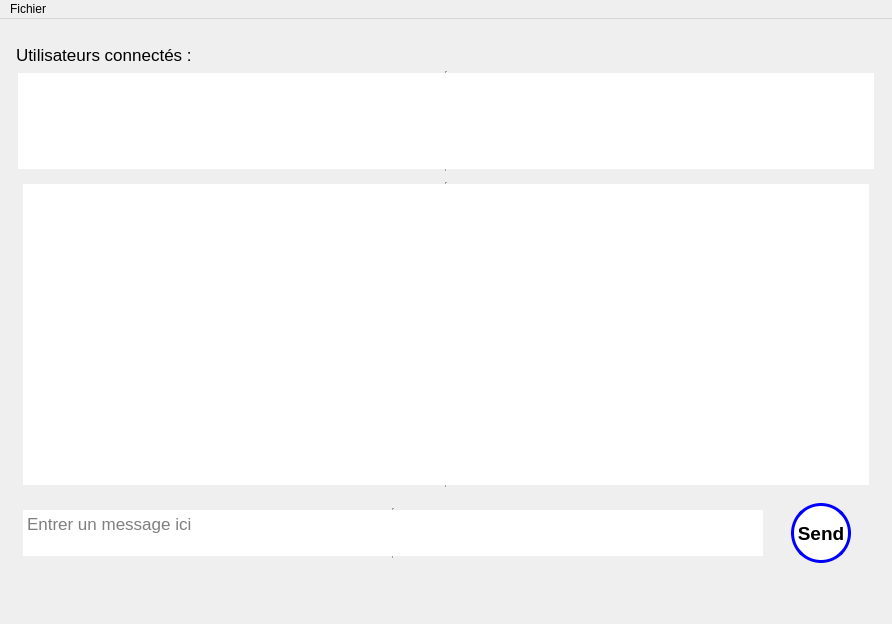
<?xml version="1.0" encoding="UTF-8"?>
<ui version="4.0">
 <class>PingChat_Gui</class>
 <widget class="QMainWindow" name="PingChat_Gui">
  <property name="geometry">
   <rect>
    <x>0</x>
    <y>0</y>
    <width>892</width>
    <height>624</height>
   </rect>
  </property>
  <property name="minimumSize">
   <size>
    <width>847</width>
    <height>624</height>
   </size>
  </property>
  <property name="windowTitle">
   <string>PingChat</string>
  </property>
  <widget class="QWidget" name="centralWidget">
   <layout class="QGridLayout" name="gridLayout">
    <item row="2" column="0" colspan="2">
     <layout class="QVBoxLayout" name="verticalLayout">
      <property name="leftMargin">
       <number>5</number>
      </property>
      <property name="topMargin">
       <number>5</number>
      </property>
      <property name="rightMargin">
       <number>5</number>
      </property>
      <property name="bottomMargin">
       <number>5</number>
      </property>
      <item>
       <spacer name="verticalSpacer_3">
        <property name="orientation">
         <enum>Qt::Vertical</enum>
        </property>
        <property name="sizeType">
         <enum>QSizePolicy::Ignored</enum>
        </property>
        <property name="sizeHint" stdset="0">
         <size>
          <width>941</width>
          <height>10</height>
         </size>
        </property>
       </spacer>
      </item>
      <item>
       <widget class="QLabel" name="user_label">
        <property name="font">
         <font>
          <pointsize>13</pointsize>
         </font>
        </property>
        <property name="text">
         <string>Utilisateurs connectés :</string>
        </property>
       </widget>
      </item>
      <item>
       <widget class="QListWidget" name="list_user_connected">
        <property name="minimumSize">
         <size>
          <width>0</width>
          <height>100</height>
         </size>
        </property>
        <property name="maximumSize">
         <size>
          <width>16777215</width>
          <height>100</height>
         </size>
        </property>
        <property name="font">
         <font>
          <pointsize>10</pointsize>
         </font>
        </property>
        <property name="frameShape">
         <enum>QFrame::VLine</enum>
        </property>
        <property name="editTriggers">
         <set>QAbstractItemView::NoEditTriggers</set>
        </property>
        <property name="flow">
         <enum>QListView::LeftToRight</enum>
        </property>
        <property name="spacing">
         <number>5</number>
        </property>
       </widget>
      </item>
      <item>
       <layout class="QHBoxLayout" name="horizontalLayout_2">
        <property name="leftMargin">
         <number>5</number>
        </property>
        <property name="topMargin">
         <number>5</number>
        </property>
        <property name="rightMargin">
         <number>5</number>
        </property>
        <property name="bottomMargin">
         <number>5</number>
        </property>
        <item>
         <widget class="QListView" name="listView">
          <property name="sizePolicy">
           <sizepolicy hsizetype="Expanding" vsizetype="Expanding">
            <horstretch>0</horstretch>
            <verstretch>0</verstretch>
           </sizepolicy>
          </property>
          <property name="minimumSize">
           <size>
            <width>0</width>
            <height>0</height>
           </size>
          </property>
          <property name="font">
           <font>
            <pointsize>10</pointsize>
           </font>
          </property>
          <property name="frameShape">
           <enum>QFrame::VLine</enum>
          </property>
         </widget>
        </item>
       </layout>
      </item>
      <item>
       <layout class="QHBoxLayout" name="horizontalLayout">
        <property name="leftMargin">
         <number>5</number>
        </property>
        <property name="topMargin">
         <number>5</number>
        </property>
        <property name="rightMargin">
         <number>5</number>
        </property>
        <property name="bottomMargin">
         <number>5</number>
        </property>
        <item>
         <widget class="QPlainTextEdit" name="plainTextEdit">
          <property name="sizePolicy">
           <sizepolicy hsizetype="Expanding" vsizetype="Fixed">
            <horstretch>0</horstretch>
            <verstretch>0</verstretch>
           </sizepolicy>
          </property>
          <property name="minimumSize">
           <size>
            <width>0</width>
            <height>50</height>
           </size>
          </property>
          <property name="maximumSize">
           <size>
            <width>16777215</width>
            <height>50</height>
           </size>
          </property>
          <property name="font">
           <font>
            <pointsize>13</pointsize>
           </font>
          </property>
          <property name="frameShape">
           <enum>QFrame::VLine</enum>
          </property>
          <property name="frameShadow">
           <enum>QFrame::Sunken</enum>
          </property>
          <property name="verticalScrollBarPolicy">
           <enum>Qt::ScrollBarAlwaysOff</enum>
          </property>
          <property name="horizontalScrollBarPolicy">
           <enum>Qt::ScrollBarAlwaysOff</enum>
          </property>
          <property name="placeholderText">
           <string>Entrer un message ici</string>
          </property>
         </widget>
        </item>
        <item>
         <spacer name="horizontalSpacer_3">
          <property name="orientation">
           <enum>Qt::Horizontal</enum>
          </property>
          <property name="sizeType">
           <enum>QSizePolicy::Preferred</enum>
          </property>
          <property name="sizeHint" stdset="0">
           <size>
            <width>20</width>
            <height>0</height>
           </size>
          </property>
         </spacer>
        </item>
        <item>
         <widget class="QPushButton" name="B_Send">
          <property name="minimumSize">
           <size>
            <width>60</width>
            <height>60</height>
           </size>
          </property>
          <property name="maximumSize">
           <size>
            <width>60</width>
            <height>60</height>
           </size>
          </property>
          <property name="font">
           <font>
            <family>Yu Gothic UI</family>
            <pointsize>14</pointsize>
            <weight>75</weight>
            <bold>true</bold>
           </font>
          </property>
          <property name="styleSheet">
           <string notr="true">QPushButton{
border-radius: 30px;
border: 3px solid blue;
background-color:white;
}</string>
          </property>
          <property name="text">
           <string>Send</string>
          </property>
          <property name="autoDefault">
           <bool>false</bool>
          </property>
          <property name="default">
           <bool>true</bool>
          </property>
          <property name="flat">
           <bool>true</bool>
          </property>
         </widget>
        </item>
        <item>
         <spacer name="horizontalSpacer_5">
          <property name="orientation">
           <enum>Qt::Horizontal</enum>
          </property>
          <property name="sizeType">
           <enum>QSizePolicy::Preferred</enum>
          </property>
          <property name="sizeHint" stdset="0">
           <size>
            <width>20</width>
            <height>20</height>
           </size>
          </property>
         </spacer>
        </item>
       </layout>
      </item>
      <item>
       <spacer name="verticalSpacer_2">
        <property name="orientation">
         <enum>Qt::Vertical</enum>
        </property>
        <property name="sizeType">
         <enum>QSizePolicy::Ignored</enum>
        </property>
        <property name="sizeHint" stdset="0">
         <size>
          <width>20</width>
          <height>40</height>
         </size>
        </property>
       </spacer>
      </item>
     </layout>
    </item>
   </layout>
  </widget>
  <widget class="QMenuBar" name="menuBar">
   <property name="geometry">
    <rect>
     <x>0</x>
     <y>0</y>
     <width>892</width>
     <height>21</height>
    </rect>
   </property>
   <widget class="QMenu" name="menuFichier">
    <property name="title">
     <string>Fichier</string>
    </property>
    <addaction name="actionSetting"/>
    <addaction name="separator"/>
    <addaction name="actionQuitter"/>
   </widget>
   <addaction name="menuFichier"/>
  </widget>
  <action name="actionQuitter">
   <property name="text">
    <string>Quitter</string>
   </property>
  </action>
  <action name="actionSetting">
   <property name="text">
    <string>Paramètres</string>
   </property>
  </action>
 </widget>
 <layoutdefault spacing="6" margin="11"/>
 <resources/>
 <connections>
  <connection>
   <sender>actionQuitter</sender>
   <signal>triggered()</signal>
   <receiver>PingChat_Gui</receiver>
   <slot>close()</slot>
   <hints>
    <hint type="sourcelabel">
     <x>-1</x>
     <y>-1</y>
    </hint>
    <hint type="destinationlabel">
     <x>262</x>
     <y>184</y>
    </hint>
   </hints>
  </connection>
 </connections>
</ui>
